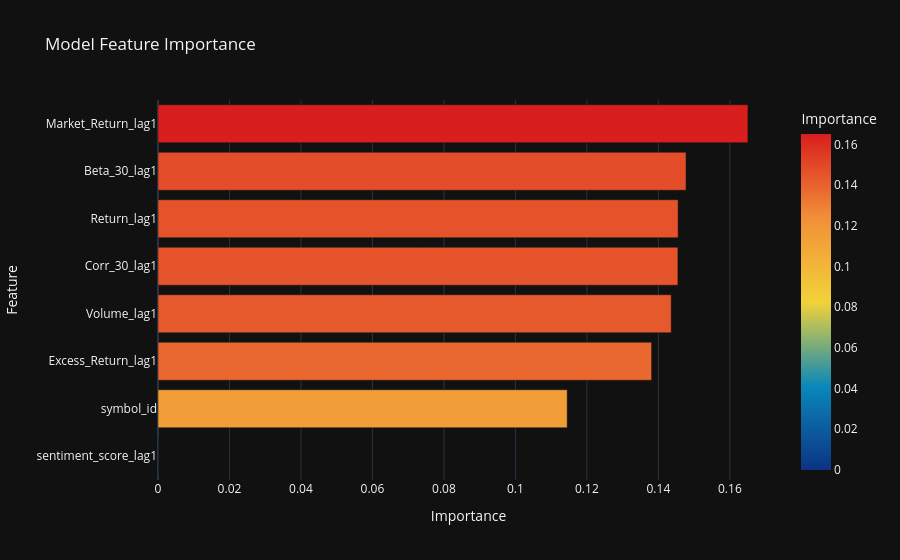

The code cell stored with this chart in its notebook:
### Code cell
model = xgb.XGBClassifier(
    n_estimators=1000,
    max_depth=4,
    learning_rate=0.03,
    subsample=0.8,
    colsample_bytree=0.8,
    min_child_weight=3,
    gamma=0.1,
    reg_alpha=0.1,
    reg_lambda=1.0,
    random_state=42,
    eval_metric='logloss'
)

model.fit(
    X_train, y_train,
    eval_set=[(X_valid, y_valid)],
    verbose=False
)

y_valid_prob = model.predict_proba(X_valid)[:, 1]
y_valid_pred = (y_valid_prob >= 0.5).astype(int)

valid_accuracy = accuracy_score(y_valid, y_valid_pred)
valid_f1 = f1_score(y_valid, y_valid_pred)

print(f"Validation Accuracy: {valid_accuracy:.2%}")
print(f"Validation F1: {valid_f1:.4f}")

importance_df = pd.DataFrame({
    'Feature': features,
    'Importance': model.feature_importances_
}).sort_values(by='Importance', ascending=True)

fig = px.bar(
    importance_df,
    x='Importance',
    y='Feature',
    orientation='h',
    title="Model Feature Importance",
    color='Importance',
    color_continuous_scale='Portland'
)
fig.update_layout(template='plotly_dark')
fig.show()

### Figure 1 — Plotly figure (JSON) as saved in the notebook; plotly's stock layout.template omitted (floating-point values rounded to 4 significant figures)
{"data": [{"hovertemplate": "Importance=%{marker.color}<br>Feature=%{y}<extra></extra>", "legendgroup": "", "marker": {"color": [0.0, 0.1145, 0.1381, 0.1436, 0.1455, 0.1455, 0.1477, 0.1651], "coloraxis": "coloraxis", "pattern": {"shape": ""}}, "name": "", "orientation": "h", "showlegend": false, "textposition": "auto", "type": "bar", "x": [0.0, 0.1145, 0.1381, 0.1436, 0.1455, 0.1455, 0.1477, 0.1651], "xaxis": "x", "y": ["sentiment_score_lag1", "symbol_id", "Excess_Return_lag1", "Volume_lag1", "Corr_30_lag1", "Return_lag1", "Beta_30_lag1", "Market_Return_lag1"], "yaxis": "y"}], "layout": {"barmode": "relative", "coloraxis": {"colorbar": {"title": {"text": "Importance"}}, "colorscale": [[0, "rgb(12,51,131)"], [0.25, "rgb(10,136,186)"], [0.5, "rgb(242,211,56)"], [0.75, "rgb(242,143,56)"], [1, "rgb(217,30,30)"]]}, "legend": {"tracegroupgap": 0}, "title": {"text": "Model Feature Importance"}, "xaxis": {"anchor": "y", "domain": [0, 1], "title": {"text": "Importance"}}, "yaxis": {"anchor": "x", "domain": [0, 1], "title": {"text": "Feature"}}}}
